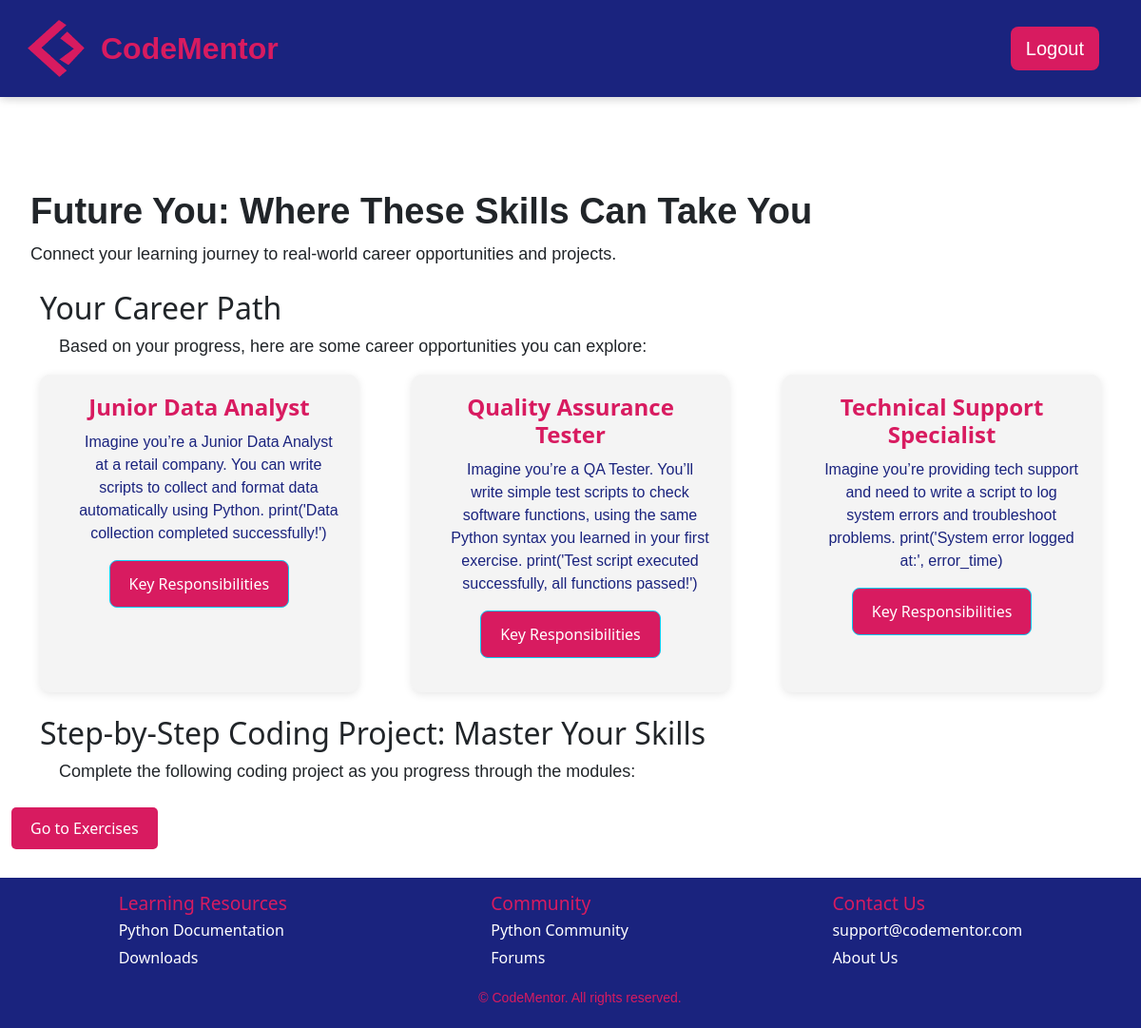
/future_you (signed in), run on an earlier commit of the app's database.
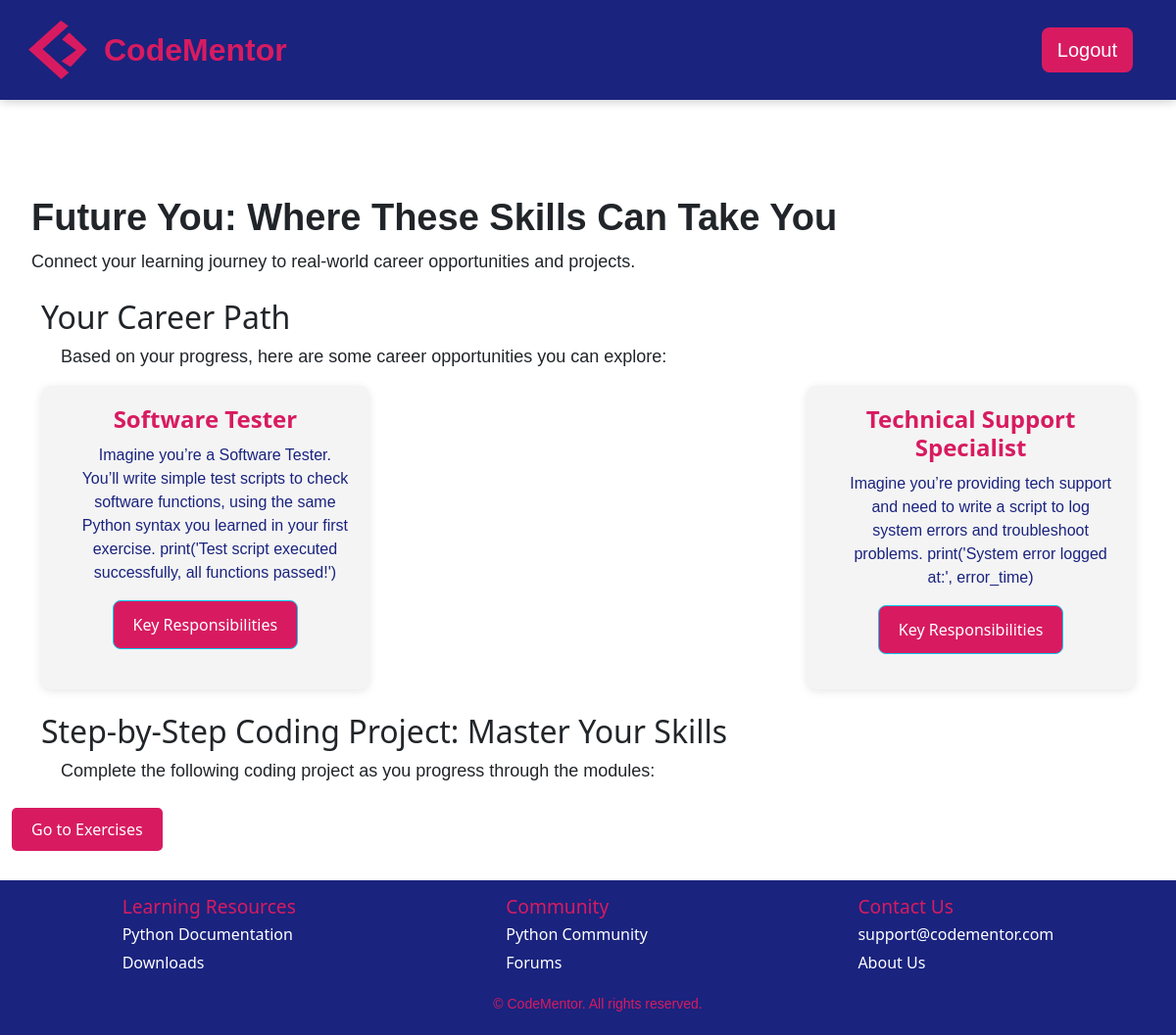
And on a later commit of the database.
### app.py (models this page shows, shortened)
class CareerSuggestions(db.Model):
    CSid = db.Column(db.Integer, primary_key=True)
    title = db.Column(db.String(100), nullable=False)
    description = db.Column(db.Text, nullable=False)
    exerciseid = db.Column(db.Integer, db.ForeignKey('exercise.exerciseid'), nullable=True)  # Link to Exercise table
    keyresponsibilities = db.Column(db.Text, nullable=True)
    exercise = db.relationship('Exercise', backref='career_suggestions', lazy=True)  # Access career suggestions from exercise
    questions = db.relationship('CareerQuestion', backref='career_suggestions', lazy=True)
    stories = db.relationship('CareerStory', backref='career_suggestions', lazy=True)
    challenges = db.relationship('IndustryChallenge', backref='career_suggestions', lazy=True)

### app.py (the view)
@app.route('/future_you', methods=['GET', 'POST'])
@login_required
def future_you():
    userid = current_user.userid  # Assuming `userid` is the primary key for the User model
    user_module_progress = UserModuleProgress.query.filter_by(userid=userid).first()
    if user_module_progress:
        current_module_id = user_module_progress.moduleid
    else:
        current_module_id = None  # Or handle if the user has no progress
    second_exercise_completed = check_if_second_exercise_completed(userid, current_module_id)
    if current_module_id:
        career_suggestions = CareerSuggestions.query.filter_by(exerciseid=current_module_id).all()
    else:
        career_suggestions = []  # If no module is found, return an empty list
    if request.method == 'POST':
        if second_exercise_completed:
            return redirect(url_for('dashboard'))
        else:
            return redirect(url_for('exercises', module_id=current_module_id))
    return render_template('future_you.html',
                           second_exercise_completed=second_exercise_completed,
                           career_suggestions=career_suggestions)

### app.py (called while the page is built)
@login_manager.user_loader
def load_user(userid):
    return User.query.get(int(userid))

def check_if_second_exercise_completed(userid, module_id):
    second_exercise = Exercise.query.filter_by(moduleid=module_id).order_by(Exercise.exerciseid).offset(1).first()  # This grabs the second exercise based on the module
    if second_exercise:
        user_progress = UserExerciseProgress.query.filter_by(userid=userid, exerciseid=second_exercise.exerciseid).first()
        return user_progress is not None and user_progress.status == 'completed'
    return False

### templates/future_you.html (shortened to what this page needs)
{% extends 'base.html' %}
{% block content %}
<section class="future-you-section">
    <div class="intro">
        <h1>Future You: Where These Skills Can Take You</h1>
        <p>Connect your learning journey to real-world career opportunities and projects.</p>
    </div>
    <div class="container mt-4">
        <div class="row">
            <h2 class="text-left">Your Career Path</h2>
            <p class="text-left">Based on your progress, here are some career opportunities you can explore:</p>
        </div>
        <div class="col-md-12 mb-4">
            <div class="learning-box">
                <div class="career-path-boxes-container">
                    {% if career_suggestions %}
                    <div class="career-paths-container">
                        {% for career in career_suggestions %}
                            <div class="career-path-box">
                                <h3 class="career-title">{{ career.title }}</h3>
                                <p class="career-description">{{ career.description }}</p>
                                <button class="btn btn-info learn-more-btn" data-csid="{{ career.CSid }}">Key Responsibilities</button>
                            </div>
                        {% endfor %}
                    </div>
                    {% else %}
                        <p>No career suggestions available for this module yet.</p>
                    {% endif %}
                </div>
            </div>
        </div>
        <h2>Step-by-Step Coding Project: Master Your Skills</h2>
        <p>Complete the following coding project as you progress through the modules:</p>
    </div>
    {% if second_exercise_completed %}
        <form method="POST">
            <button type="submit" class="btn btn-custom">Go to Dashboard</button>
        </form>
    {% else %}
        <form method="POST">
            <button type="submit" class="btn btn-custom">Go to Exercises</button>
        </form>
    {% endif %}
</section>
{% endblock %}

### templates/base.html (shortened to what this page needs)
<!DOCTYPE html>
<html lang="en">
<head>
    <link rel="stylesheet" href="https://cdn.jsdelivr.net/npm/bootstrap@5.3.3/dist/css/bootstrap.min.css">
    <link rel="stylesheet" type="text/css" href="/static/css/styles.css">
    <link rel="stylesheet" href="https://cdnjs.cloudflare.com/ajax/libs/font-awesome/6.0.0-beta3/css/all.min.css">
</head>
<body>
    <header>
      <nav class="navbar navbar-expand-lg">
          <div class="container-fluid">
              <div class="logo-container d-flex align-items-center">
                  <svg width="20" height="20" viewBox="0 0 100 100"></svg>
                  <a class="navbar-brand" href="{{ url_for('home') }}">
                      <img src="/static/images/CMLogo.png" alt="CodeMentor Logo" class="logo-image">
                  </a>
                  <span class="logo-text">CodeMentor</span>
              </div>
              <div class="collapse navbar-collapse" id="navbarContent">
                <ul class="navbar-nav ms-auto d-flex gap-2">
                    {% if current_user.is_authenticated %}
                        {% if request.endpoint == 'exercises' %}
                            <li class="nav-item">
                              <a href="{{ url_for('dashboard') }}" class="btn btn-link back-arrow-btn">
                                  <i class="fas fa-arrow-left"></i>
                              </a>
                          </li>
                        {% else %}
                            <li class="nav-item">
                                <a href="{{ url_for('logout') }}" class="btn custom-btn-primary btn-lg">Logout</a>
                            </li>
                        {% endif %}
                    {% endif %}
                </ul>
              </div>
          </div>
      </nav>
    </header>
    <main class="container-fluid flex-grow-1">
        {% block content %}{% endblock %}
    </main>
    <div id="scroll-indicator" class="scroll-indicator">
    </div>
{% if request.endpoint not in ["login", "register", "dashboard", "exercises"] %}
<footer class="footer">
    <div class="footer-content">
      <div class="footer-section">
        <h3>Learning Resources</h3>
        <ul>
          <li><a href="https://www.python.org/doc/">Python Documentation</a></li>
          <li><a href="https://www.python.org/downloads/">Downloads</a></li>
        </ul>
      </div>
      <div class="footer-section">
        <h3>Community</h3>
        <ul>
          <li><a href="https://www.python.org/community/">Python Community</a></li>
          <li><a href="https://www.python.org/community/forums/">Forums</a></li>
        </ul>
      </div>
      <div class="footer-section">
        <h3>Contact Us</h3>
        <ul>
          <li><a href="mailto:support@codementor.com">support@codementor.com</a></li>
          <li><a href="https://codementor.com/about">About Us</a></li>
        </ul>
      </div>
    </div>
    <div class="footer-bottom">
      <p>&copy; {{ year }} CodeMentor. All rights reserved.</p>
    </div>
</footer>
{% endif %}
</body>
</html>

### static/css/styles.css (style rules this page uses)
header { box-shadow: 0 2px 10px rgba(0, 0, 0, 0.1); position: fixed; top: 0; width: 100%; z-index: 1000; }
body, html { margin: 0; padding: 0; height: 100%; }
body { display: flex; flex-direction: column; height: 100%; }
main { flex: 1; margin-top: 200px; }
h1 { font-weight: bold; font-size: 38px; font-family: Verdana, Geneva, Tahoma, sans-serif; margin-left: 20px; }
p { font-size: 18px; font-family: Verdana, Geneva, Tahoma, sans-serif; margin-left: 20px; }
.navbar { background: #1a237e; padding: 1rem 2rem; box-shadow: 0 2px 10px rgba(0,0,0,0.1); }
.logo-image { width: 60px; height: 60px; }
.logo-text { font-family: Verdana, Geneva, Tahoma, sans-serif; font-weight: bold; font-size: 32px; color: #D81B60; margin-left: 1px; display: inline-block; }
.logo-container { margin-left: -35px; }
.custom-btn-primary { background-color: #D81B60 !important; color: white !important; border: none !important; font-family: Verdana, Geneva, Tahoma, sans-serif; }
.navbar-nav { display: flex; flex-direction: row; gap: 15px; align-items: center; justify-content: flex-end; }
.scroll-indicator { position: fixed; bottom: 20px; left: 50%; transform: translateX(-50%); font-size: 2rem; color: #D81B60; cursor: pointer; animation: bounce 1.5s infinite; display: none; }
.footer { background-color: #1a237e; color: #ffffff; padding: 5px 20px; position: relative; width: 100%; margin-top: 30px; }
.footer-content { display: flex; justify-content: space-around; flex-wrap: wrap; gap: 5px; padding: 10px 0; }
.footer-section h3 { color: #D81B60; font-size: 1.2rem; margin-bottom: 5px; }
.footer-section ul { list-style: none; padding: 0; margin: 0; }
.footer-section ul li { margin-bottom: 5px; }
.footer-section ul li a { text-decoration: none; color: #ffffff; font-size: 1rem; }
.footer-bottom { text-align: center; margin-top: 5px; color: #D81B60; }
body, html { height: 100%; margin: 0; display: flex; flex-direction: column; }
.footer-bottom p { font-size: 14px; }
.career-paths-container { display: flex; flex-wrap: wrap; gap: 20px; justify-content: space-between; }
.career-path-box { background-color: #f4f4f4; padding: 20px; width: 30%; border-radius: 10px; box-shadow: 0 2px 10px rgba(0, 0, 0, 0.1); transition: transform 0.3s ease-in-out; text-align: center; }
.career-title { font-size: 1.5rem; font-weight: bold; color: #D81B60; text-decoration: none; }
.career-description { font-size: 1rem; color: #1a237e; margin-top: 10px; }
.btn-custom { background-color: #D81B60 !important; color: white; padding: 10px 20px; border: none; border-radius: 5px; font-size: 1rem; }
.learn-more-btn { background-color: #D81B60; color: white; padding: 12px 20px; font-size: 1rem; border-radius: 8px; }

What changed in the data, as far as the page shows it:
removed CareerSuggestions: title "Junior Data Analyst", description "Imagine you’re a Junior Data Analyst at a retail company. You can write scripts to collect and format data automatically using Python. print('Data collection completed successfully!')"
changed CareerSuggestions: title "Quality Assurance Tester" → "Software Tester"; description "Imagine you’re a QA Tester. You’ll write simple…" → "Imagine you’re a Software Tester. You’ll write simple…"
